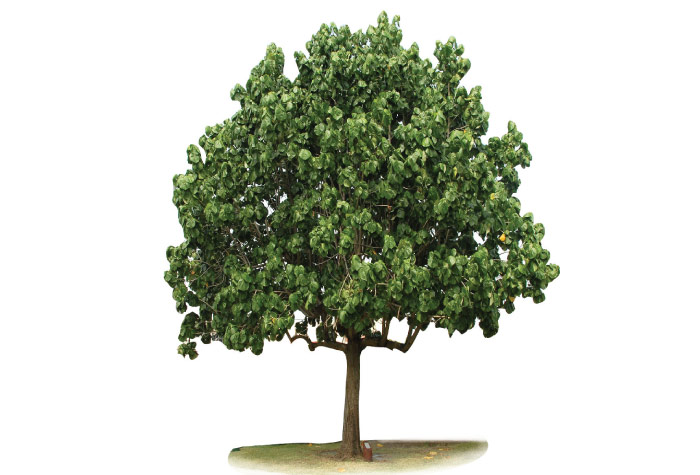
#> input picture image_manipulation/pngs/tree.png, 700 x 475 px, found by its file name; its folder holds only this picture in this run
$ python GussianBlur.py
#> lines starting #> are read from the running program, lines starting #| are printed output that depends on the picture
from PIL import Image, ImageFilter
import os

srcPath = "/media/iit/R a i n/2019/ML/pythonprojects/image_manipulation/pngs/"
dstPath = "/media/iit/R a i n/2019/ML/pythonprojects/image_manipulation/blurred_image/"
dirs = os.listdir(srcPath)

def gaussianBlur():
    for item in dirs:
        if os.path.isfile(srcPath + item):
            im = Image.open(srcPath + item)
#> im is the input picture: PIL image 700x475 RGB; mean R, G, B 201.5, 206, 194
            file, e = os.path.splitext(dstPath + item)
            imblur = im.filter(ImageFilter.GaussianBlur(10))
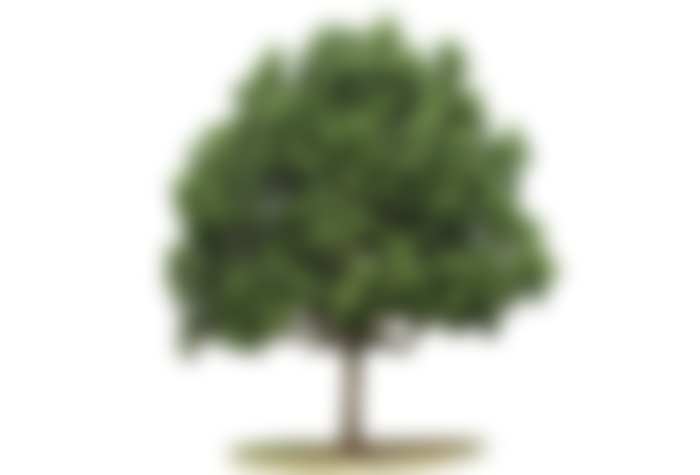
#> imblur: PIL image 700x475 RGB; mean R, G, B 201.5, 206, 194.1
            imblur.save(file + '.jpg', 'JPEG', quality = 90)

gaussianBlur()
